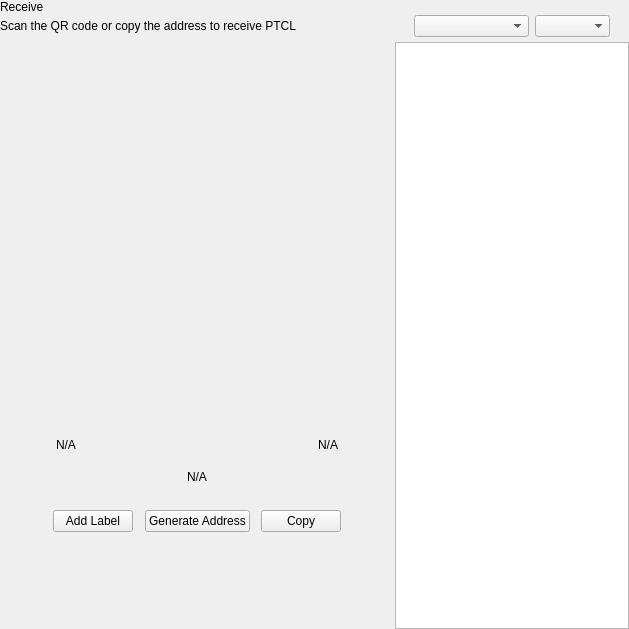
<?xml version="1.0" encoding="UTF-8"?>
<ui version="4.0">
 <class>ReceiveWidget</class>
 <widget class="QWidget" name="ReceiveWidget">
  <property name="geometry">
   <rect>
    <x>0</x>
    <y>0</y>
    <width>629</width>
    <height>629</height>
   </rect>
  </property>
  <property name="minimumSize">
   <size>
    <width>0</width>
    <height>0</height>
   </size>
  </property>
  <property name="windowTitle">
   <string>Form</string>
  </property>
  <layout class="QHBoxLayout" name="horizontalLayout_2" stretch="2,1">
   <property name="spacing">
    <number>0</number>
   </property>
   <property name="leftMargin">
    <number>0</number>
   </property>
   <property name="topMargin">
    <number>0</number>
   </property>
   <property name="rightMargin">
    <number>0</number>
   </property>
   <property name="bottomMargin">
    <number>0</number>
   </property>
   <item>
    <widget class="QWidget" name="left" native="true">
     <layout class="QVBoxLayout" name="verticalLayout_3">
      <property name="leftMargin">
       <number>0</number>
      </property>
      <property name="topMargin">
       <number>0</number>
      </property>
      <property name="rightMargin">
       <number>0</number>
      </property>
      <property name="bottomMargin">
       <number>0</number>
      </property>
      <item>
       <layout class="QVBoxLayout" name="verticalLayout_2">
        <property name="spacing">
         <number>0</number>
        </property>
        <property name="leftMargin">
         <number>0</number>
        </property>
        <item>
         <layout class="QHBoxLayout" name="horizontalLayout_3">
          <property name="spacing">
           <number>0</number>
          </property>
          <item>
           <layout class="QVBoxLayout" name="verticalLayout_4">
            <property name="spacing">
             <number>5</number>
            </property>
            <item>
             <widget class="QLabel" name="labelTitle">
              <property name="text">
               <string>Receive</string>
              </property>
             </widget>
            </item>
            <item alignment="Qt::AlignTop">
             <widget class="QLabel" name="labelSubtitle1">
              <property name="text">
               <string>Scan the QR code or copy the address to receive PTCL</string>
              </property>
             </widget>
            </item>
           </layout>
          </item>
          <item>
           <spacer name="horizontalSpacer">
            <property name="orientation">
             <enum>Qt::Horizontal</enum>
            </property>
            <property name="sizeHint" stdset="0">
             <size>
              <width>40</width>
              <height>20</height>
             </size>
            </property>
           </spacer>
          </item>
         </layout>
        </item>
        <item>
         <spacer name="verticalSpacer_2">
          <property name="orientation">
           <enum>Qt::Vertical</enum>
          </property>
          <property name="sizeType">
           <enum>QSizePolicy::Expanding</enum>
          </property>
          <property name="sizeHint" stdset="0">
           <size>
            <width>20</width>
            <height>50</height>
           </size>
          </property>
         </spacer>
        </item>
        <item alignment="Qt::AlignHCenter">
         <widget class="QWidget" name="layoutQR" native="true">
          <property name="maximumSize">
           <size>
            <width>510</width>
            <height>16777215</height>
           </size>
          </property>
          <layout class="QVBoxLayout" name="verticalLayoutQr">
           <item>
            <spacer name="verticalSpacer11">
             <property name="orientation">
              <enum>Qt::Vertical</enum>
             </property>
             <property name="sizeType">
              <enum>QSizePolicy::Fixed</enum>
             </property>
             <property name="sizeHint" stdset="0">
              <size>
               <width>20</width>
               <height>20</height>
              </size>
             </property>
            </spacer>
           </item>
           <item alignment="Qt::AlignHCenter">
            <widget class="QLabel" name="labelQrImg">
             <property name="minimumSize">
              <size>
               <width>260</width>
               <height>260</height>
              </size>
             </property>
             <property name="maximumSize">
              <size>
               <width>260</width>
               <height>260</height>
              </size>
             </property>
             <property name="text">
              <string/>
             </property>
             <property name="alignment">
              <set>Qt::AlignCenter</set>
             </property>
            </widget>
           </item>
           <item>
            <spacer name="verticalSpacer_21">
             <property name="orientation">
              <enum>Qt::Vertical</enum>
             </property>
             <property name="sizeType">
              <enum>QSizePolicy::Fixed</enum>
             </property>
             <property name="sizeHint" stdset="0">
              <size>
               <width>20</width>
               <height>30</height>
              </size>
             </property>
            </spacer>
           </item>
           <item>
            <widget class="QWidget" name="widget" native="true">
             <property name="minimumSize">
              <size>
               <width>0</width>
               <height>0</height>
              </size>
             </property>
             <layout class="QHBoxLayout" name="horizontalLayout_5">
              <item>
               <widget class="QLabel" name="labelLabel">
                <property name="text">
                 <string notr="true">N/A</string>
                </property>
               </widget>
              </item>
              <item>
               <spacer name="horizontalSpacer_2">
                <property name="orientation">
                 <enum>Qt::Horizontal</enum>
                </property>
                <property name="sizeHint" stdset="0">
                 <size>
                  <width>141</width>
                  <height>20</height>
                 </size>
                </property>
               </spacer>
              </item>
              <item>
               <widget class="QLabel" name="labelDate">
                <property name="text">
                 <string notr="true">N/A</string>
                </property>
                <property name="alignment">
                 <set>Qt::AlignRight|Qt::AlignTrailing|Qt::AlignVCenter</set>
                </property>
               </widget>
              </item>
             </layout>
            </widget>
           </item>
           <item>
            <widget class="QLabel" name="labelAddress">
             <property name="sizePolicy">
              <sizepolicy hsizetype="Expanding" vsizetype="Preferred">
               <horstretch>0</horstretch>
               <verstretch>0</verstretch>
              </sizepolicy>
             </property>
             <property name="minimumSize">
              <size>
               <width>300</width>
               <height>0</height>
              </size>
             </property>
             <property name="text">
              <string notr="true">N/A</string>
             </property>
             <property name="alignment">
              <set>Qt::AlignCenter</set>
             </property>
            </widget>
           </item>
           <item>
            <spacer name="verticalSpacer_4">
             <property name="orientation">
              <enum>Qt::Vertical</enum>
             </property>
             <property name="sizeType">
              <enum>QSizePolicy::Fixed</enum>
             </property>
             <property name="sizeHint" stdset="0">
              <size>
               <width>20</width>
               <height>20</height>
              </size>
             </property>
            </spacer>
           </item>
           <item>
            <layout class="QHBoxLayout" name="horizontalLayout_4">
             <item alignment="Qt::AlignHCenter">
              <widget class="QPushButton" name="pushButtonLabel">
               <property name="focusPolicy">
                <enum>Qt::NoFocus</enum>
               </property>
               <property name="text">
                <string>Add Label</string>
               </property>
              </widget>
             </item>
             <item alignment="Qt::AlignHCenter">
              <widget class="QPushButton" name="pushButtonNewAddress">
               <property name="focusPolicy">
                <enum>Qt::NoFocus</enum>
               </property>
               <property name="text">
                <string>Generate Address</string>
               </property>
              </widget>
             </item>
             <item alignment="Qt::AlignHCenter">
              <widget class="QPushButton" name="pushButtonCopy">
               <property name="focusPolicy">
                <enum>Qt::NoFocus</enum>
               </property>
               <property name="text">
                <string>Copy</string>
               </property>
              </widget>
             </item>
            </layout>
           </item>
           <item>
            <spacer name="verticalSpacer_3">
             <property name="orientation">
              <enum>Qt::Vertical</enum>
             </property>
             <property name="sizeType">
              <enum>QSizePolicy::Expanding</enum>
             </property>
             <property name="sizeHint" stdset="0">
              <size>
               <width>20</width>
               <height>20</height>
              </size>
             </property>
            </spacer>
           </item>
          </layout>
         </widget>
        </item>
        <item>
         <spacer name="verticalSpacer">
          <property name="orientation">
           <enum>Qt::Vertical</enum>
          </property>
          <property name="sizeHint" stdset="0">
           <size>
            <width>20</width>
            <height>40</height>
           </size>
          </property>
         </spacer>
        </item>
       </layout>
      </item>
     </layout>
    </widget>
   </item>
   <item>
    <widget class="QWidget" name="right" native="true">
     <layout class="QVBoxLayout" name="verticalLayout_5">
      <property name="spacing">
       <number>0</number>
      </property>
      <property name="leftMargin">
       <number>1</number>
      </property>
      <property name="topMargin">
       <number>0</number>
      </property>
      <property name="rightMargin">
       <number>0</number>
      </property>
      <property name="bottomMargin">
       <number>0</number>
      </property>
      <item>
       <layout class="QVBoxLayout" name="container_right">
        <property name="spacing">
         <number>0</number>
        </property>
        <property name="leftMargin">
         <number>0</number>
        </property>
        <property name="rightMargin">
         <number>0</number>
        </property>
        <item>
         <layout class="QVBoxLayout" name="verticalLayout">
          <property name="spacing">
           <number>6</number>
          </property>
          <property name="leftMargin">
           <number>19</number>
          </property>
          <property name="rightMargin">
           <number>19</number>
          </property>
          <item>
           <widget class="OptionButton" name="btnRequest" native="true"/>
          </item>
          <item>
           <widget class="OptionButton" name="btnMyAddresses" native="true">
            <property name="sizePolicy">
             <sizepolicy hsizetype="Preferred" vsizetype="Minimum">
              <horstretch>0</horstretch>
              <verstretch>0</verstretch>
             </sizepolicy>
            </property>
           </widget>
          </item>
         </layout>
        </item>
        <item>
         <widget class="QWidget" name="sortWidget" native="true">
          <layout class="QHBoxLayout" name="horizontalLayout_6">
           <property name="leftMargin">
            <number>19</number>
           </property>
           <property name="rightMargin">
            <number>19</number>
           </property>
           <property name="bottomMargin">
            <number>5</number>
           </property>
           <item>
            <spacer name="horizontalSpacer_3">
             <property name="orientation">
              <enum>Qt::Horizontal</enum>
             </property>
             <property name="sizeHint" stdset="0">
              <size>
               <width>40</width>
               <height>20</height>
              </size>
             </property>
            </spacer>
           </item>
           <item>
            <widget class="QComboBox" name="comboBoxSort">
             <property name="sizePolicy">
              <sizepolicy hsizetype="Preferred" vsizetype="Fixed">
               <horstretch>0</horstretch>
               <verstretch>0</verstretch>
              </sizepolicy>
             </property>
             <property name="minimumSize">
              <size>
               <width>115</width>
               <height>0</height>
              </size>
             </property>
            </widget>
           </item>
           <item>
            <widget class="QComboBox" name="comboBoxSortOrder">
             <property name="sizePolicy">
              <sizepolicy hsizetype="Preferred" vsizetype="Fixed">
               <horstretch>0</horstretch>
               <verstretch>0</verstretch>
              </sizepolicy>
             </property>
             <property name="minimumSize">
              <size>
               <width>75</width>
               <height>0</height>
              </size>
             </property>
            </widget>
           </item>
          </layout>
         </widget>
        </item>
        <item>
         <widget class="QListView" name="listViewAddress"/>
        </item>
       </layout>
      </item>
     </layout>
    </widget>
   </item>
  </layout>
 </widget>
 <customwidgets>
  <customwidget>
   <class>OptionButton</class>
   <extends>QWidget</extends>
   <header>qt/ptclcoin/optionbutton.h</header>
   <container>1</container>
  </customwidget>
 </customwidgets>
 <resources/>
 <connections/>
</ui>
